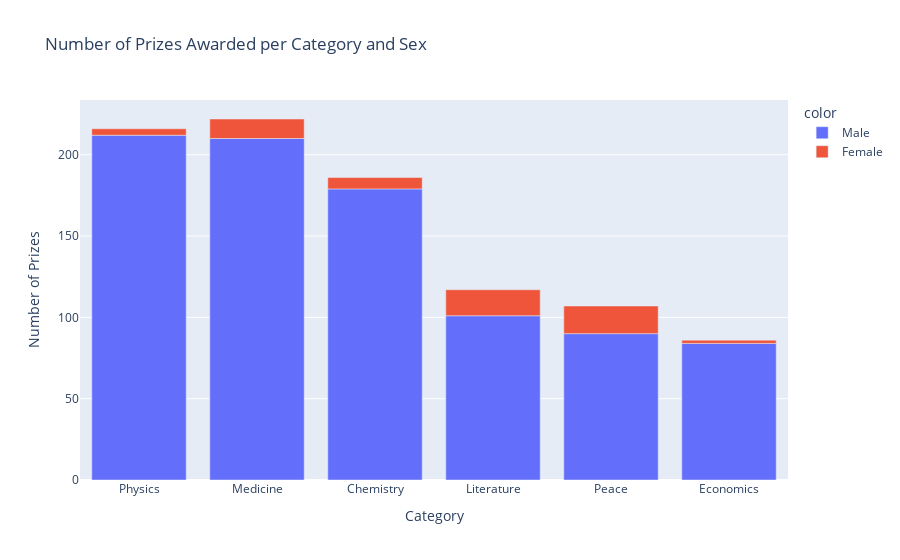

Notebook cell for this chart:
### Code cell
bar2 = px.bar(x = mf.category, y = mf.prize, color=mf.sex,  color_continuous_scale='Aggrnyl', title='Number of Prizes Awarded per Category and Sex')
bar2.update_layout(xaxis_title='Category', yaxis_title='Number of Prizes', coloraxis_showscale=False)

bar2.show()

### Figure 1 — Plotly figure (JSON) as saved in the notebook; plotly's stock layout.template omitted (floating-point values rounded to 4 significant figures)
{"data": [{"alignmentgroup": "True", "hovertemplate": "color=Male<br>x=%{x}<br>y=%{y}<extra></extra>", "legendgroup": "Male", "marker": {"color": "#636efa", "pattern": {"shape": ""}}, "name": "Male", "offsetgroup": "Male", "orientation": "v", "showlegend": true, "textposition": "auto", "type": "bar", "x": ["Physics", "Medicine", "Chemistry", "Literature", "Peace", "Economics"], "xaxis": "x", "y": [212, 210, 179, 101, 90, 84], "yaxis": "y"}, {"alignmentgroup": "True", "hovertemplate": "color=Female<br>x=%{x}<br>y=%{y}<extra></extra>", "legendgroup": "Female", "marker": {"color": "#EF553B", "pattern": {"shape": ""}}, "name": "Female", "offsetgroup": "Female", "orientation": "v", "showlegend": true, "textposition": "auto", "type": "bar", "x": ["Peace", "Literature", "Medicine", "Chemistry", "Physics", "Economics"], "xaxis": "x", "y": [17, 16, 12, 7, 4, 2], "yaxis": "y"}], "layout": {"barmode": "relative", "coloraxis": {"showscale": false}, "legend": {"title": {"text": "color"}, "tracegroupgap": 0}, "title": {"text": "Number of Prizes Awarded per Category and Sex"}, "xaxis": {"anchor": "y", "domain": [0, 1], "title": {"text": "Category"}}, "yaxis": {"anchor": "x", "domain": [0, 1], "title": {"text": "Number of Prizes"}}}}
